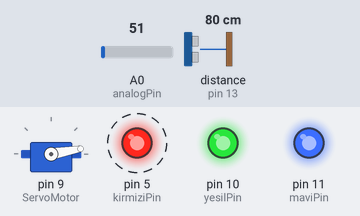
This sketch was run on a simulated Arduino Uno, built with avr-gcc and run on an emulated ATmega328P. Parts: servo, output pins drawn as LEDs (lit = HIGH). Wiring (inferred from the names in the program): ultrasonic range finder: trigger pin 12; echo pin 13. Dashed ring = blinking. Inputs (shaded band) come from the test bench; at power-on: distance to the obstacle (sensor on pin 13) 80 cm, A0 (analogPin) = 51. The echo pulse lasts 58.3 µs per cm; pins used as bus, display or sensor lines are not drawn.

Above: at 1.8 s.
1.9 s: distance to the obstacle (sensor on pin 13) set to 97 cm
5.4 s: distance to the obstacle (sensor on pin 13) set to 105 cm
At 7.0 s:
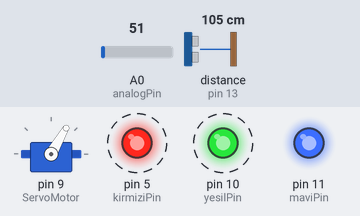
8.9 s: distance to the obstacle (sensor on pin 13) set to 2 cm
At 10.1 s:
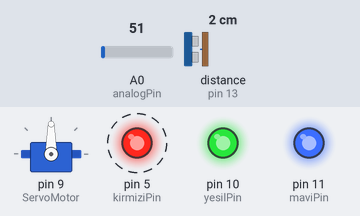
12.4 s: distance to the obstacle (sensor on pin 13) set to 120 cm
At 14.1 s:
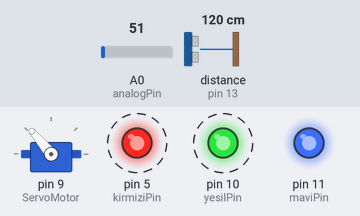
16.3 s: distance to the obstacle (sensor on pin 13) set to 4 cm
At 17.2 s:
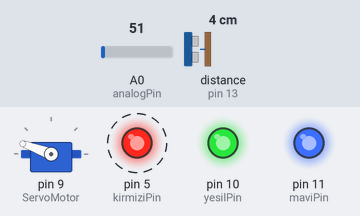
19.8 s: distance to the obstacle (sensor on pin 13) set to 250 cm
At 21.2 s:
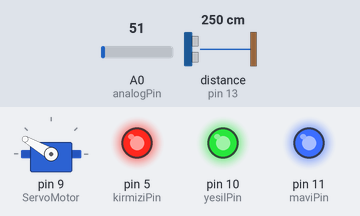
Timing chart, 0 to 24.9 s (numbered marks = the images above; inputs shaded):
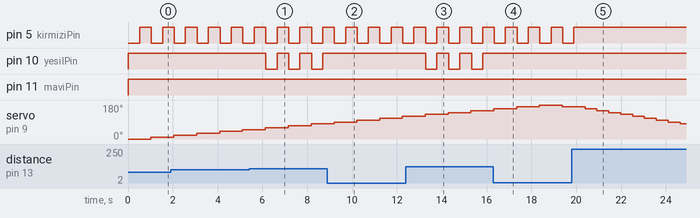

The sketch:

CloseCombatDefenseSystem.ino
```cpp
#include <Servo.h>
#include <math.h>

#define trigPin 12 // Ultrasonik mesafe sensörünün trig bacağı için pin tanımlıyoruz
#define echoPin 13 // Ultrasonik mesafe sensörünün echo bacağı için pin tanımlıyoruz

Servo ServoMotor;
int aci = 0;

int kirmiziPin = 5; // RGB'nin kırmızı led bacağı için pin tanımlıyoruz
int yesilPin = 10; // RGB'nin yeşil led bacağı için pin tanımlıyoruz
int maviPin = 11; // RGB'nin mavi led bacağı için pin tanımlıyoruz

int gIndex = 0; //Yeşil renk için başlangıç değerini 0 olarak belirtiyoruz
int bIndex = 0; //Mavi renk için başlangıç değerini 0 olarak belirtiyoruz
int rIndex = 0; //Kırmızı renk için başlangıç değerini 0 olarak belirtiyoruz

const int analogPin = A0; //LM-35'den veri almak için pin tanımladık
float gerilimDeger = 0;
float sensorDeger = 0;
float sicaklikDeger = 0;


long mesafeOlcumu(){
  long sure, distance; // Süreyi ve mesafeyi tanımlıyoruz
  float x,V;//LM35 için tanımlanan değişkenler.
  digitalWrite(trigPin, LOW);  // Sensör kapatıldı
  delayMicroseconds(5); // 5 ms beklenildi
  digitalWrite(trigPin, HIGH); // Sensöre dalga üretmesi için komut gönderildi
  delayMicroseconds(10); // 10 ms beklenildi
  digitalWrite(trigPin, LOW); // Yeni dalgaların üretilmemesi için tekrar kapatıldı.
  sure = pulseIn(echoPin, HIGH); // Süreyi hesaplıyoruz

  /* -----LM-35 Begin----- */
  sensorDeger = analogRead(analogPin); // LM-35 sensör degeri alındı.
  gerilimDeger = (sensorDeger/1023)*5000; // gerilim degeri hesaplandı.
  sicaklikDeger = gerilimDeger / 10.0; // sıcaklık degeri hesaplandı
  delayMicroseconds(5); // 5 ms beklenildi

  x=(1+sicaklikDeger/273);
  V=331*(sqrt(x));// sesin havadaki yayılma hızını m/sn cinsinden ölçer
  V=V*100; // hızı m/sn'den cm/sn'ye çevirir.
  V=V/1000000;
  V=1/V;
  /* ------LM-35 End-------- */

  distance = (sure / 2) / V; // Ölçülen süre ile uzaklığı hesaplıyoruz
  return distance;
}

void led(long distance){
     int rIndex, gIndex, bIndex;
  if (distance >= 0 && distance < 100) //eğer mesafe 0-100 cm arasında ise,
  {
    rIndex = 255; // Kırmızı rengi 255 yap
    gIndex = 0; // Yeşil rengi 0 yap
    bIndex = 0; // Mavi rengide 0 yap
    changeColour(rIndex, gIndex, bIndex);
    delay(500);
  }
  if (distance >= 100 && distance < 150) // eğer mesage 100-150 cm arasında ise,
  {
    rIndex = 255; // kırmızı rengi 255 yap
    gIndex = 255;// Yeşil rengi 255 yap
    bIndex = 0; // mavi rengi 0 yap
    changeColour(rIndex, gIndex, bIndex);//sarı renk verir
    delay(500);

  }
  if (distance >= 150 && distance < 200) // eğer mesafe 150-200 cm arasında ise,
  {
    rIndex = 0; // Kırmızı rengi 0 yap
    gIndex = 255; // Yeşil rengi 255 yap
    bIndex = 0; // Mavi rengide 0 yap
    changeColour(rIndex, gIndex, bIndex);
    delay(500);
  }
  else // eğer yukarıdaki koşulların hiçbirini karşılamıyorsa,
  {
    rIndex = 0; //kırmızıyı sıfır yap
    gIndex = 0; // yeşili sıfır yap
    bIndex = 0; //maviyi sıfır yap
    changeColour(rIndex, gIndex, bIndex);
    delay(500);
  }
}

void changeColour(int kirmizi, int yesil, int mavi) //renk değişimleri için renkleri tanımlıyoruz
{
  kirmizi = 255 - kirmizi; //ölçülen kırmızı değerden yeni bir kırmızı elde edilerek sürekli kırmızı yanmasını sağlar, tek seferlik çalışmaz
  yesil = 255 - yesil; //ölçülen yesil  değerden yeni bir yeşil elde edilerek sürekli yeşişl yanmasını sağlar, tek seferlik çalışmaz
  mavi = 255 - mavi; //ölçülen mavi değerden yeni bir mavi elde edilerek sürekli mavi yanmasını sağlar, tek seferlik çalışmaz

  analogWrite(kirmiziPin, kirmizi); //kirmiziPin'de kırmızı rengin yandığını belirtiyoruz
  analogWrite(yesilPin, yesil); //yesilPin'de yeşil rengin yandığını belirtiyoruz
  analogWrite(maviPin, mavi); //maviPin'de mavi rengin yandığını belirtiyoruz
}

void setup(){
  //ultrasonik sensör üzerindeki trig pin sinyali gönderir, echo pin ise sinyali alır.
  //Yani Trig pin veri gönderdiği için output, Echo pin veri aldığı için inputtur. Aşağıda bunları belirliyoruz.
  pinMode(trigPin, OUTPUT);
  pinMode(echoPin, INPUT);
  pinMode(kirmiziPin, OUTPUT); //Kırmızı bacağın bağlı olduğu pini output olarak ayarlıyoruz.
  pinMode(yesilPin, OUTPUT); //Yeşil bacağın bağlı olduğu pini output olarak ayarlıyoruz.
  pinMode(maviPin, OUTPUT); //Mavi bacağın bağlı olduğu pini output olarak ayarlıyoruz.
  ServoMotor.attach(9);
  Serial.begin(9600); /* Seri haberleşme başlatıldı */
}

void loop()
{

  for(aci = 0; aci < 180; aci+=10) /* Motorumuzu 0'dan 180 kadar 10'ar 10'ar dönecektir */
  {
    ServoMotor.write(aci); /* Motoru donduruyoruz */
    delay(15); /* Motorun donmesini bekliyoruz */
    led(mesafeOlcumu());
  }
  for(aci = 180; aci>=1; aci-=10) /* Motorumuz 180'dan 0 kadar 10'ar 10'ar dönecektir */
  {
    ServoMotor.write(aci); /* Motoru donduruyoruz */
    delay(15); /* Motorun dönmesini bekliyoruz */
    led(mesafeOlcumu());
  }
}

///Coding by Berke Temel ATAK
```

Measured:
- the behaviour switches between 99 and 100 cm on distance to the obstacle (sensor on pin 13) (found by bisection; images 0 and 1)
- after the input at 5.4 s, pin 10 (yesilPin): alternates HIGH for 0.52 s and LOW for 0.50 s, starting after 0.75 s
- after the input at 8.9 s, pin 10 (yesilPin): stops changing and stays HIGH
- after the input at 12.4 s, pin 10 (yesilPin): alternates HIGH for 0.52 s and LOW for 0.50 s, starting after 0.88 s
- after the input at 16.3 s, pin 10 (yesilPin): stops changing and stays HIGH
- after the input at 19.8 s, pin 5 (kirmiziPin): goes on until 19.9 s, then stays HIGH
- by itself, pin 5 (kirmiziPin): alternates HIGH for 0.52 s and LOW for 0.50 s
